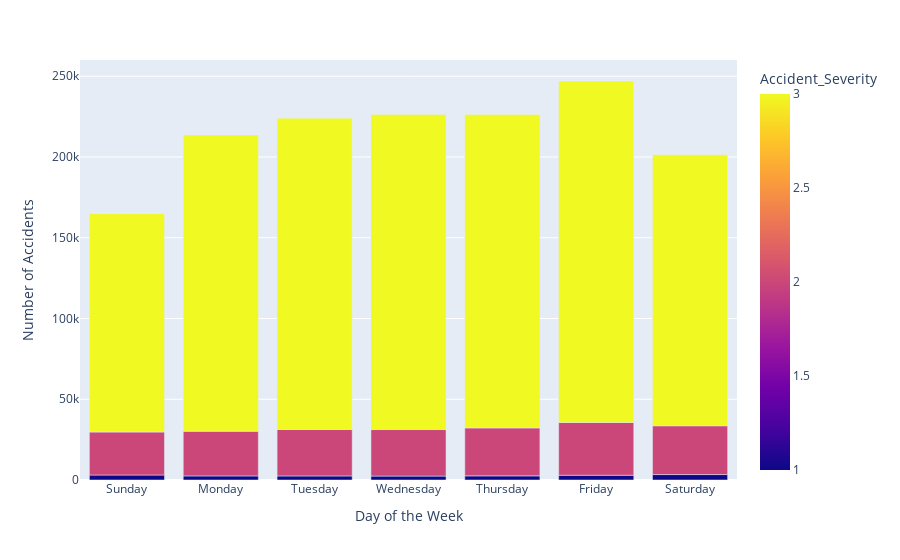

Notebook source saved alongside this figure:
### Code cell
# group by Day_of_Week and Accident_Severity
dt = dataset.groupby(['Day_of_Week', 'Accident_Severity']).size().reset_index(name='Count')

# create the plot
fig = px.bar(dt, x='Day_of_Week', y='Count', color='Accident_Severity',
             labels={'Day_of_Week': 'Day of the Week', 'Count': 'Number of Accidents'})

# update the x-axis labels to be day names instead of numbers
fig.update_layout(
    xaxis=dict(
        tickmode='array',
        tickvals=[1, 2, 3, 4, 5, 6, 7],
        ticktext=['Sunday', 'Monday', 'Tuesday', 'Wednesday', 'Thursday', 'Friday', 'Saturday']
    )
)

# show the plot
fig.show()

### Figure 1 — Plotly figure (JSON) as saved in the notebook; plotly's stock layout.template omitted (floating-point values rounded to 4 significant figures)
{"data": [{"alignmentgroup": "True", "hovertemplate": "Day of the Week=%{x}<br>Number of Accidents=%{y}<br>Accident_Severity=%{marker.color}<extra></extra>", "legendgroup": "", "marker": {"color": [1, 2, 3, 1, 2, 3, 1, 2, 3, 1, 2, 3, 1, 2, 3, 1, 2, 3, 1, 2, 3], "coloraxis": "coloraxis", "pattern": {"shape": ""}}, "name": "", "offsetgroup": "", "orientation": "v", "showlegend": false, "textposition": "auto", "type": "bar", "x": [1, 1, 1, 2, 2, 2, 3, 3, 3, 4, 4, 4, 5, 5, 5, 6, 6, 6, 7, 7, 7], "xaxis": "x", "y": [3080, 26604, 135231, 2527, 27638, 183517, 2512, 28760, 192775, 2430, 28801, 195029, 2559, 29695, 194068, 2951, 32707, 211402, 3371, 30202, 167771], "yaxis": "y"}], "layout": {"barmode": "relative", "coloraxis": {"colorbar": {"title": {"text": "Accident_Severity"}}, "colorscale": [[0, "#0d0887"], [0.1111, "#46039f"], [0.2222, "#7201a8"], [0.3333, "#9c179e"], [0.4444, "#bd3786"], [0.5556, "#d8576b"], [0.6667, "#ed7953"], [0.7778, "#fb9f3a"], [0.8889, "#fdca26"], [1, "#f0f921"]]}, "legend": {"tracegroupgap": 0}, "margin": {"t": 60}, "xaxis": {"anchor": "y", "domain": [0, 1], "tickmode": "array", "ticktext": ["Sunday", "Monday", "Tuesday", "Wednesday", "Thursday", "Friday", "Saturday"], "tickvals": [1, 2, 3, 4, 5, 6, 7], "title": {"text": "Day of the Week"}}, "yaxis": {"anchor": "x", "domain": [0, 1], "title": {"text": "Number of Accidents"}}}}
